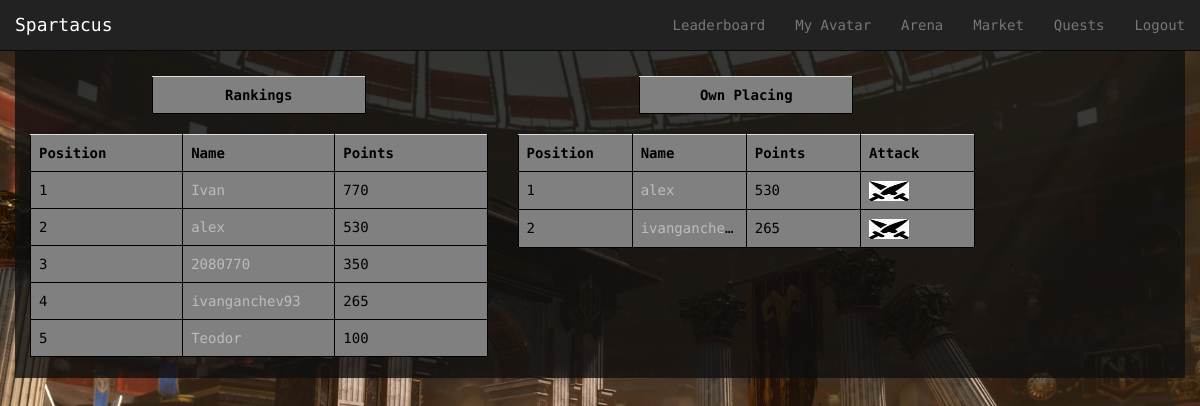
Page /Spartacus/arena/ (signed in) on the earlier database version.
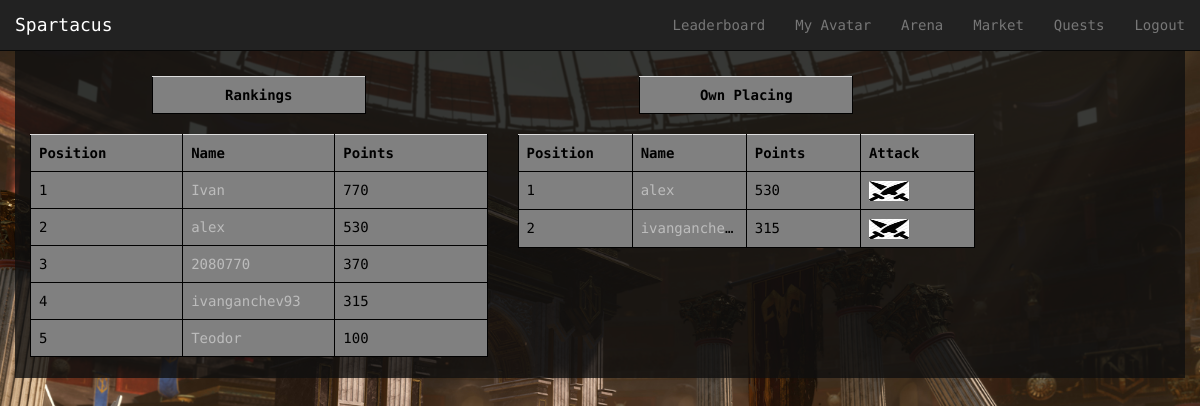
Same page on the later database version.
### Spartacus/models.py (models this page shows, shortened)
class Avatar(models.Model):
    user = models.OneToOneField(User)
    picture = models.ImageField(upload_to='profile_images', blank=True)
    cash = models.IntegerField(default = 1000)
    attack = models.IntegerField(default= 10)
    deffence = models.IntegerField(default= 10)
    strength = models.IntegerField(default= 10)
    agility = models.IntegerField(default= 10)
    intelligence = models.IntegerField(default = 10)
    victories = models.IntegerField(default = 0)
    points = models.IntegerField(default = 0) # for ranking...every time a gladiator fights get some amount of points

### Spartacus/views.py (the view, shortened to what this page needs)
@login_required
def arena(request):
    context_dict = {}
    try:
        avatars = Avatar.objects.order_by('-points')[:5]
        context_dict['avatars'] = avatars
    except:
        print "Query fail leaderboard"
    timePassed = True
    fightStartedAt = request.session.get("fightStartedAt")
    if timePassed:
        user = request.user
        try:
            opponents = Avatar.objects.exclude(user = user).order_by('-points')
            you = Avatar.objects.get(user = user)
            relevant_opponents = []
            for opponent in opponents:
                point_difference = int(opponent.points) - int(you.points)
                if point_difference < 200 and point_difference > - 200:
                    relevant_opponents += [opponent]
            context_dict['opponents'] = relevant_opponents
        except:
            print "Query fail Arena"
    context_dict['time_passed']=timePassed
    return render(request, 'Spartacus/arena.html', context_dict)

### templates/Spartacus/arena.html (shortened to what this page needs)
{% extends 'Spartacus/base.html' %}
{% load staticfiles %}
{% block body_block %}
<div class="container">
{% if time_passed %}
	<div class="row" id="split">
	</div>
	<div class="row">
		<div class="col-xs-5">
			<div class="row">
				<div class="col-xs-6 col-xs-offset-3">
					<table class="table">
						<th style="text-align: center">Rankings</th>
					</table>
				</div>
			</div>
			<table class="table">
				<th>Position</th>
				<th>Name</th>
				<th>Points</th>
				{% for avatar in avatars %}
					<tr id="rank">
					<td></td>
					<td><a href="{% url 'avatar_view' avatar.user.username %}">{{ avatar.user.username}} </a></td>
					<td>{{avatar.points}}</td>
					</tr>
				{% endfor %}
			</table>
            <div class="col-xs-12">
            </div>
		</div>
        <div class="col-xs-5">
			<div class="row">
				<div class="col-xs-6 col-xs-offset-3">
					<table class="table">
						<th style="text-align: center">Own Placing</th>
					</table>
				</div>
			</div>
			<table class="table">
				<th>Position</th>
				<th>Name</th>
				<th>Points</th>
                <th>Attack</th>
				{% for opponent in opponents %}
					<tr id="rank">
					<td></td>
					<td><a href="{% url 'avatar_view' opponent.user.username %}">{{ opponent.user.username}} </a></td>
					<td>{{opponent.points}}</td>
                    <td><a href="{% url 'battle' opponent.user.username %}">
                        <img src = "{% static 'images/attack.jpg' %}" width = "40" height = "20">
                    </a></td>
					</tr>
				{% endfor %}
			</table>
            <div class="col-xs-12">
            </div>
		</div>
	</div>
{% else %}
        <div align="center"><h2>Please wait for {{ time_left }} seconds.</h2></div>
{% endif %}
</div>
{% endblock %}

Differences in the rows shown:
changed Avatar (number 3 of 5 on the later page): points "350" → "370"
changed Avatar "ivanganchev93": points "265" → "315"
